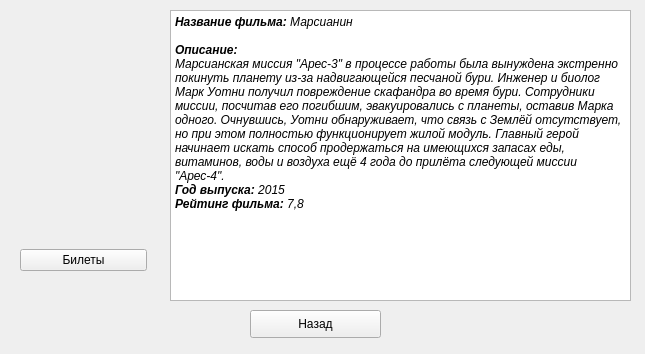
<?xml version="1.0" encoding="UTF-8"?>
<ui version="4.0">
 <class>Mars</class>
 <widget class="QWidget" name="Mars">
  <property name="geometry">
   <rect>
    <x>0</x>
    <y>0</y>
    <width>645</width>
    <height>354</height>
   </rect>
  </property>
  <property name="windowTitle">
   <string>Марсианин</string>
  </property>
  <property name="windowIcon">
   <iconset resource="resource.qrc">
    <normaloff>:/rec/img/afisha.png</normaloff>:/rec/img/afisha.png</iconset>
  </property>
  <widget class="QPushButton" name="pushButton">
   <property name="geometry">
    <rect>
     <x>250</x>
     <y>310</y>
     <width>131</width>
     <height>28</height>
    </rect>
   </property>
   <property name="text">
    <string>Назад</string>
   </property>
  </widget>
  <widget class="QTextEdit" name="textEdit">
   <property name="geometry">
    <rect>
     <x>170</x>
     <y>10</y>
     <width>461</width>
     <height>291</height>
    </rect>
   </property>
   <property name="readOnly">
    <bool>true</bool>
   </property>
   <property name="html">
    <string>&lt;!DOCTYPE HTML PUBLIC &quot;-//W3C//DTD HTML 4.0//EN&quot; &quot;http://www.w3.org/TR/REC-html40/strict.dtd&quot;&gt;
&lt;html&gt;&lt;head&gt;&lt;meta name=&quot;qrichtext&quot; content=&quot;1&quot; /&gt;&lt;style type=&quot;text/css&quot;&gt;
p, li { white-space: pre-wrap; }
&lt;/style&gt;&lt;/head&gt;&lt;body style=&quot; font-family:'MS Shell Dlg 2'; font-size:7.8pt; font-weight:400; font-style:normal;&quot;&gt;
&lt;p style=&quot; margin-top:0px; margin-bottom:0px; margin-left:0px; margin-right:0px; -qt-block-indent:0; text-indent:0px;&quot;&gt;&lt;span style=&quot; font-size:9pt; font-weight:600; font-style:italic;&quot;&gt;Название фильма: &lt;/span&gt;&lt;span style=&quot; font-size:9pt; font-style:italic;&quot;&gt;Марсианин&lt;/span&gt;&lt;/p&gt;
&lt;p style=&quot;-qt-paragraph-type:empty; margin-top:0px; margin-bottom:0px; margin-left:0px; margin-right:0px; -qt-block-indent:0; text-indent:0px; font-size:9pt; font-style:italic;&quot;&gt;&lt;br /&gt;&lt;/p&gt;
&lt;p style=&quot; margin-top:0px; margin-bottom:0px; margin-left:0px; margin-right:0px; -qt-block-indent:0; text-indent:0px;&quot;&gt;&lt;span style=&quot; font-size:9pt; font-weight:600; font-style:italic;&quot;&gt;Описание:&lt;/span&gt;&lt;/p&gt;
&lt;p style=&quot; margin-top:0px; margin-bottom:0px; margin-left:0px; margin-right:0px; -qt-block-indent:0; text-indent:0px;&quot;&gt;&lt;span style=&quot; font-size:9pt; font-style:italic;&quot;&gt;Марсианская миссия &amp;quot;Арес-3&amp;quot; в процессе работы была вынуждена экстренно покинуть планету из-за надвигающейся песчаной бури. Инженер и биолог Марк Уотни получил повреждение скафандра во время бури. Сотрудники миссии, посчитав его погибшим, эвакуировались с планеты, оставив Марка одного. Очнувшись, Уотни обнаруживает, что связь с Землёй отсутствует, но при этом полностью функционирует жилой модуль. Главный герой начинает искать способ продержаться на имеющихся запасах еды, витаминов, воды и воздуха ещё 4 года до прилёта следующей миссии &amp;quot;Арес-4&amp;quot;.&lt;/span&gt;&lt;/p&gt;
&lt;p style=&quot; margin-top:0px; margin-bottom:0px; margin-left:0px; margin-right:0px; -qt-block-indent:0; text-indent:0px;&quot;&gt;&lt;span style=&quot; font-size:9pt; font-weight:600; font-style:italic;&quot;&gt;Год выпуска: &lt;/span&gt;&lt;span style=&quot; font-size:9pt; font-style:italic;&quot;&gt;2015&lt;/span&gt;&lt;/p&gt;
&lt;p style=&quot; margin-top:0px; margin-bottom:0px; margin-left:0px; margin-right:0px; -qt-block-indent:0; text-indent:0px;&quot;&gt;&lt;span style=&quot; font-size:9pt; font-weight:600; font-style:italic;&quot;&gt;Рейтинг фильма:&lt;/span&gt;&lt;span style=&quot; font-size:9pt; font-style:italic;&quot;&gt; 7,8&lt;/span&gt;&lt;/p&gt;&lt;/body&gt;&lt;/html&gt;</string>
   </property>
  </widget>
  <widget class="QWidget" name="">
   <property name="geometry">
    <rect>
     <x>20</x>
     <y>10</y>
     <width>127</width>
     <height>261</height>
    </rect>
   </property>
   <layout class="QVBoxLayout" name="verticalLayout">
    <item>
     <widget class="QLabel" name="label">
      <property name="text">
       <string/>
      </property>
      <property name="pixmap">
       <pixmap>../marsianin.jpeg</pixmap>
      </property>
     </widget>
    </item>
    <item>
     <widget class="QPushButton" name="pushButton_tickets">
      <property name="text">
       <string>Билеты</string>
      </property>
     </widget>
    </item>
   </layout>
  </widget>
 </widget>
 <resources>
  <include location="resource.qrc"/>
 </resources>
 <connections/>
</ui>
